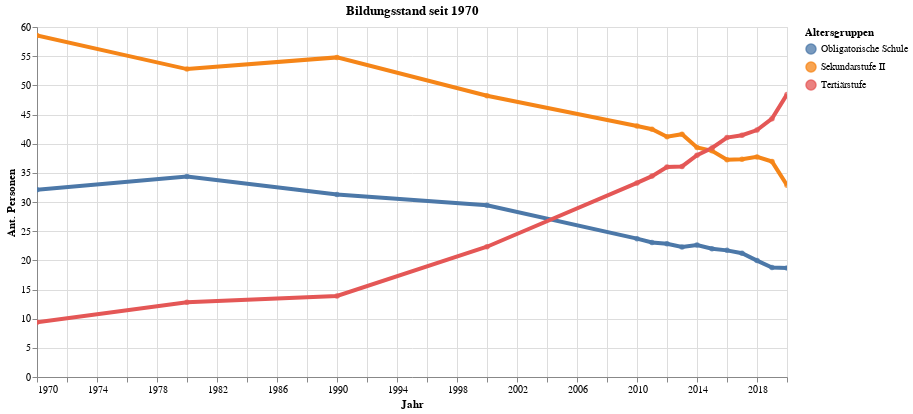

Notebook cell for this chart:
### Code cell
myTitle="Bildungsstand seit 1970"

highlight = alt.selection(type='single', on='mouseover',
                          fields=['Bildungsstand'], nearest=True)
#x='date:StichtagDatJahr',
base = alt.Chart(myAgg.reset_index().query('mean_AntBev>0'), title=myTitle).encode(
    x=alt.X('Jahr', axis=alt.Axis(title='Jahr'))# , axis=alt.Axis(format='%', title='percentage')
    , y=alt.X('mean_AntBev', axis=alt.Axis(title='Ant. Personen'))
    , color=alt.Color('Bildungsstand', legend=alt.Legend(title="Altersgruppen", orient="right"))  
    ,tooltip=['Jahr_str', 'Bildungsstand','mean_AntBev']    
)
points = base.mark_circle().encode(
    opacity=alt.value(0.75)
).add_selection(
    highlight
).properties(
    width=750 , height=350
)
lines = base.mark_line().encode(
    size=alt.condition(~highlight, alt.value(0.5), alt.value(4))
).interactive()

lines + points

### Figure 1 — Vega-Lite specification as saved in the notebook (floating-point values rounded to 4 significant figures)
{"config": {"view": {"continuousWidth": 400, "continuousHeight": 300}}, "layer": [{"mark": "line", "encoding": {"color": {"type": "nominal", "field": "Bildungsstand", "legend": {"orient": "right", "title": "Altersgruppen"}}, "size": {"condition": {"value": 0.5, "selection": {"not": "selector010"}}, "value": 4}, "tooltip": [{"type": "nominal", "field": "Jahr_str"}, {"type": "nominal", "field": "Bildungsstand"}, {"type": "quantitative", "field": "mean_AntBev"}], "x": {"type": "temporal", "axis": {"title": "Jahr"}, "field": "Jahr"}, "y": {"type": "quantitative", "axis": {"title": "Ant. Personen"}, "field": "mean_AntBev"}}, "selection": {"selector011": {"type": "interval", "bind": "scales", "encodings": ["x", "y"]}}, "title": "Bildungsstand seit 1970"}, {"mark": "circle", "encoding": {"color": {"type": "nominal", "field": "Bildungsstand", "legend": {"orient": "right", "title": "Altersgruppen"}}, "opacity": {"value": 0.75}, "tooltip": [{"type": "nominal", "field": "Jahr_str"}, {"type": "nominal", "field": "Bildungsstand"}, {"type": "quantitative", "field": "mean_AntBev"}], "x": {"type": "temporal", "axis": {"title": "Jahr"}, "field": "Jahr"}, "y": {"type": "quantitative", "axis": {"title": "Ant. Personen"}, "field": "mean_AntBev"}}, "height": 350, "selection": {"selector010": {"type": "single", "on": "mouseover", "fields": ["Bildungsstand"], "nearest": true}}, "title": "Bildungsstand seit 1970", "width": 750}], "data": {"name": "data-6e8daa9ee186cc9dd441ac30eaa1657b"}, "$schema": "https://vega.github.io/schema/vega-lite/v4.8.1.json", "datasets": {"data-6e8daa9ee186cc9dd441ac30eaa1657b": [{"Jahr": "1970-01-01T00:00:00", "Jahr_str": "1970-01-01", "Bildungsstand": "Obligatorische Schule", "mean_AntBev": 32.09, "median_AntBev": 31.4}, {"Jahr": "1970-01-01T00:00:00", "Jahr_str": "1970-01-01", "Bildungsstand": "Sekundarstufe II", "mean_AntBev": 58.54, "median_AntBev": 58.3}, {"Jahr": "1970-01-01T00:00:00", "Jahr_str": "1970-01-01", "Bildungsstand": "Tertiärstufe", "mean_AntBev": 9.376, "median_AntBev": 8.0}, {"Jahr": "1980-01-01T00:00:00", "Jahr_str": "1980-01-01", "Bildungsstand": "Obligatorische Schule", "mean_AntBev": 34.39, "median_AntBev": 29.5}, {"Jahr": "1980-01-01T00:00:00", "Jahr_str": "1980-01-01", "Bildungsstand": "Sekundarstufe II", "mean_AntBev": 52.79, "median_AntBev": 52.1}, {"Jahr": "1980-01-01T00:00:00", "Jahr_str": "1980-01-01", "Bildungsstand": "Tertiärstufe", "mean_AntBev": 12.82, "median_AntBev": 12.2}, {"Jahr": "1990-01-01T00:00:00", "Jahr_str": "1990-01-01", "Bildungsstand": "Obligatorische Schule", "mean_AntBev": 31.3, "median_AntBev": 27.8}, {"Jahr": "1990-01-01T00:00:00", "Jahr_str": "1990-01-01", "Bildungsstand": "Sekundarstufe II", "mean_AntBev": 54.79, "median_AntBev": 54.0}, {"Jahr": "1990-01-01T00:00:00", "Jahr_str": "1990-01-01", "Bildungsstand": "Tertiärstufe", "mean_AntBev": 13.9, "median_AntBev": 16.0}, {"Jahr": "2000-01-01T00:00:00", "Jahr_str": "2000-01-01", "Bildungsstand": "Tertiärstufe", "mean_AntBev": 22.33, "median_AntBev": 23.7}, {"Jahr": "2000-01-01T00:00:00", "Jahr_str": "2000-01-01", "Bildungsstand": "Sekundarstufe II", "mean_AntBev": 48.21, "median_AntBev": 48.4}, {"Jahr": "2000-01-01T00:00:00", "Jahr_str": "2000-01-01", "Bildungsstand": "Obligatorische Schule", "mean_AntBev": 29.43, "median_AntBev": 27.3}, {"Jahr": "2010-01-01T00:00:00", "Jahr_str": "2010-01-01", "Bildungsstand": "Obligatorische Schule", "mean_AntBev": 23.71, "median_AntBev": 20.6}, {"Jahr": "2010-01-01T00:00:00", "Jahr_str": "2010-01-01", "Bildungsstand": "Sekundarstufe II", "mean_AntBev": 43.03, "median_AntBev": 46.5}, {"Jahr": "2010-01-01T00:00:00", "Jahr_str": "2010-01-01", "Bildungsstand": "Tertiärstufe", "mean_AntBev": 33.27, "median_AntBev": 31.7}, {"Jahr": "2011-01-01T00:00:00", "Jahr_str": "2011-01-01", "Bildungsstand": "Obligatorische Schule", "mean_AntBev": 23.05, "median_AntBev": 19.3}, {"Jahr": "2011-01-01T00:00:00", "Jahr_str": "2011-01-01", "Bildungsstand": "Sekundarstufe II", "mean_AntBev": 42.48, "median_AntBev": 46.4}, {"Jahr": "2011-01-01T00:00:00", "Jahr_str": "2011-01-01", "Bildungsstand": "Tertiärstufe", "mean_AntBev": 34.44, "median_AntBev": 33.7}, {"Jahr": "2012-01-01T00:00:00", "Jahr_str": "2012-01-01", "Bildungsstand": "Obligatorische Schule", "mean_AntBev": 22.84, "median_AntBev": 20.0}, {"Jahr": "2012-01-01T00:00:00", "Jahr_str": "2012-01-01", "Bildungsstand": "Sekundarstufe II", "mean_AntBev": 41.19, "median_AntBev": 41.8}, {"Jahr": "2012-01-01T00:00:00", "Jahr_str": "2012-01-01", "Bildungsstand": "Tertiärstufe", "mean_AntBev": 35.99, "median_AntBev": 33.8}, {"Jahr": "2013-01-01T00:00:00", "Jahr_str": "2013-01-01", "Bildungsstand": "Tertiärstufe", "mean_AntBev": 36.1, "median_AntBev": 33.9}, {"Jahr": "2013-01-01T00:00:00", "Jahr_str": "2013-01-01", "Bildungsstand": "Sekundarstufe II", "mean_AntBev": 41.61, "median_AntBev": 44.6}, {"Jahr": "2013-01-01T00:00:00", "Jahr_str": "2013-01-01", "Bildungsstand": "Obligatorische Schule", "mean_AntBev": 22.29, "median_AntBev": 20.9}, {"Jahr": "2014-01-01T00:00:00", "Jahr_str": "2014-01-01", "Bildungsstand": "Obligatorische Schule", "mean_AntBev": 22.61, "median_AntBev": 19.3}, {"Jahr": "2014-01-01T00:00:00", "Jahr_str": "2014-01-01", "Bildungsstand": "Sekundarstufe II", "mean_AntBev": 39.35, "median_AntBev": 41.9}, {"Jahr": "2014-01-01T00:00:00", "Jahr_str": "2014-01-01", "Bildungsstand": "Tertiärstufe", "mean_AntBev": 38.03, "median_AntBev": 38.8}, {"Jahr": "2015-01-01T00:00:00", "Jahr_str": "2015-01-01", "Bildungsstand": "Obligatorische Schule", "mean_AntBev": 21.98, "median_AntBev": 19.1}, {"Jahr": "2015-01-01T00:00:00", "Jahr_str": "2015-01-01", "Bildungsstand": "Sekundarstufe II", "mean_AntBev": 38.77, "median_AntBev": 42.1}, {"Jahr": "2015-01-01T00:00:00", "Jahr_str": "2015-01-01", "Bildungsstand": "Tertiärstufe", "mean_AntBev": 39.26, "median_AntBev": 38.1}, {"Jahr": "2016-01-01T00:00:00", "Jahr_str": "2016-01-01", "Bildungsstand": "Obligatorische Schule", "mean_AntBev": 21.71, "median_AntBev": 18.7}, {"Jahr": "2016-01-01T00:00:00", "Jahr_str": "2016-01-01", "Bildungsstand": "Sekundarstufe II", "mean_AntBev": 37.25, "median_AntBev": 37.8}, {"Jahr": "2016-01-01T00:00:00", "Jahr_str": "2016-01-01", "Bildungsstand": "Tertiärstufe", "mean_AntBev": 41.05, "median_AntBev": 40.6}, {"Jahr": "2017-01-01T00:00:00", "Jahr_str": "2017-01-01", "Bildungsstand": "Tertiärstufe", "mean_AntBev": 41.45, "median_AntBev": 42.0}, {"Jahr": "2017-01-01T00:00:00", "Jahr_str": "2017-01-01", "Bildungsstand": "Obligatorische Schule", "mean_AntBev": 21.21, "median_AntBev": 18.1}, {"Jahr": "2017-01-01T00:00:00", "Jahr_str": "2017-01-01", "Bildungsstand": "Sekundarstufe II", "mean_AntBev": 37.34, "median_AntBev": 38.1}, {"Jahr": "2018-01-01T00:00:00", "Jahr_str": "2018-01-01", "Bildungsstand": "Obligatorische Schule", "mean_AntBev": 19.95, "median_AntBev": 16.6}, {"Jahr": "2018-01-01T00:00:00", "Jahr_str": "2018-01-01", "Bildungsstand": "Sekundarstufe II", "mean_AntBev": 37.73, "median_AntBev": 40.4}, {"Jahr": "2018-01-01T00:00:00", "Jahr_str": "2018-01-01", "Bildungsstand": "Tertiärstufe", "mean_AntBev": 42.34, "median_AntBev": 42.5}, {"Jahr": "2019-01-01T00:00:00", "Jahr_str": "2019-01-01", "Bildungsstand": "Obligatorische Schule", "mean_AntBev": 18.77, "median_AntBev": 15.8}, {"Jahr": "2019-01-01T00:00:00", "Jahr_str": "2019-01-01", "Bildungsstand": "Sekundarstufe II", "mean_AntBev": 36.93, "median_AntBev": 39.2}, {"Jahr": "2019-01-01T00:00:00", "Jahr_str": "2019-01-01", "Bildungsstand": "Tertiärstufe", "mean_AntBev": 44.29, "median_AntBev": 44.0}, {"Jahr": "2020-01-01T00:00:00", "Jahr_str": "2020-01-01", "Bildungsstand": "Sekundarstufe II", "mean_AntBev": 32.88, "median_AntBev": 31.6}, {"Jahr": "2020-01-01T00:00:00", "Jahr_str": "2020-01-01", "Bildungsstand": "Obligatorische Schule", "mean_AntBev": 18.67, "median_AntBev": 17.2}, {"Jahr": "2020-01-01T00:00:00", "Jahr_str": "2020-01-01", "Bildungsstand": "Tertiärstufe", "mean_AntBev": 48.44, "median_AntBev": 47.8}]}}
